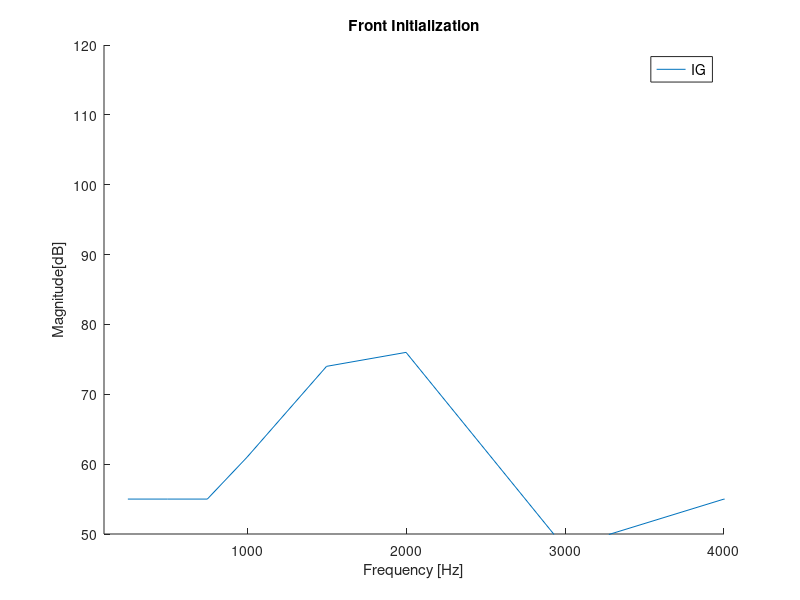

Source code (MATLAB): (Note: this script raises an error after producing the figure.)
close all;
clear;
clc;

mirror = -1; % set to -1 if gain curve is desired instead of attenuation curve
plot_calibrated_response = 1; % set to 1 if calibrations should be taken into account
sub_name = '\DFSout\';
production_calibration = 0; % output cal offset, just copy the number here


%% System cal in Dooku1 BerlinRIE NP
%
%cal = [-3	-3 2 6 6 8 8 9 9 10 10 13 19 17 13 7 7]; %nP before Dooku .14
%cal = [-3	-3 2 6 6 8 6 7 7 8 6 11 20 20 18 12 7];

%Dooku1 Berlin RIE HP
%cal = [2 2 6 6 6 6 5 2 3 4 8 11 16 16 10 7 7];

% No system cal at all
%cal = [0	0 0 0 0 0 0 0 0 0 0 0 0 0 0 0 0];

%% System cal in Dooku1 BerlinRIE LP
%cal = [7 7 11 12 13 13 12 13 13 13 14 16 19 17 14 8 8];


%% System cal in Dooku1 BerlinRIE UP
%cal = [-7	-7 -3 -3 -3 -3 -6 -10 -10 -4 4 11 14 8 6  2 2] %before D14
%cal = [-8	-7 -1 -2 -3 -4 -8 -9 -14 -10 2 14 10 7 11  5 5] %.19
% cal = [-6 -5 -1 -2 -2 -3 -6 -10 -10 -6 4 11 14 8 7 2 2]; %PA3 final
cal = [-10	-7	-3	-4	-3	-5	-6	-11	-10	-6	4	9	14	7	5	1	1]; % CAM13 UP

cal = cal + production_calibration;
fre = [0 168 340 518 706 908 1131 1383 1674 2019 2442 2981 3693 4672 6059 7997 10417]; % High bandwitdth frequencies
frq_FOG=[250, 500, 750, 1000, 1500, 2000, 3000, 4000, 6000,8000]; %Dooku

%FOG=[51, 51, 51, 51, 51, 48, 48, 48, 48, 48];  %Luxor NP
%FOG=[50, 50, 50, 50, 54, 56, 53, 42, 42, 42]; %HP
%FOG=[43, 43, 43, 42, 43, 43, 42, 41, 41, 41]; %LP
%FOG=[55, 55, 55, 57, 76, 79, 48, 54, 49, 46]; %UP 19.0 earlier
% FOG=[55, 55, 55, 68, 74, 76, 48, 57, 49, 40]; %UP PA3 final
FOG=[55	55	55	61	74	76	48	55	48	40]; % CAM13 UP

color_array = {'-b','-r','-c','-m','-g','-y','-k','--b','--r','--c','--m','--g','--y','--k'};
%% plot more OMNI curves together
currentFolder = pwd;
currentFolder = strcat(currentFolder,'\');
string_path = strcat(currentFolder,sub_name);
D = dir([string_path, '\*.m']);
N = length(D(not([D.isdir])));
legend_labels_front = cell(N,1);
legend_labels_rear = cell(N,1);

%--- plot all logfiles in an overlay ---%
figfront = figure('Name','LuxorRHI','units','normalized','outerposition',[0 0.2 1/3 2/3]); % front
figrear = figure('Name','LuxorRHI','units','normalized','outerposition',[1/3 0.2 1/3 2/3]); % rear

h_front = zeros(N+1,1);
h_rear = zeros(N+1,1);

dont_come_here_again = 1;
checking_dual = 0;
checking_omni = 0;
mismatch = 0;

for R = 1:1:N 
  logPath = strcat(currentFolder,sub_name);
  logFile = D(R).name;

  if R > 1
     clear DFSinit 
  end

  run([logPath,logFile]);                                                            
  fs = DFSInit.Samplerate;
  [H_front,f] = freqz(DFSInit.init_resp_front,1,fs,fs);

  if (strcmp(DFSInit.DFSType,'TypeOmniAndDual') || strcmp(DFSInit.DFSType,'TypeDual'))
    type_dual = 1;
    [H_rear,f_rear] = freqz(DFSInit.init_resp_rear,1,fs,fs);
    checking_dual = 1;
  else
    type_dual = 0;
    figrear.delete;
    checking_omni = 1;
  end

  temp = strfind(logFile, 'ref');
  %figfront.Parent.CurrentFigure = 1;
  figure(1)
  hold on;
  if (temp ~= 0) % reference
    if plot_calibrated_response 
      front_response = 20*log10(abs(H_front));
      cal_interpolated = interp1(fre,cal,f(:,1)); 
      front_response_calibrated = front_response + cal_interpolated;
      h_front(R,1) = plot(f(:,1),mirror.*front_response_calibrated,'linewidth',2);
    else
      h_front(R,1) = plot(f(:,1),mirror.*20*log10(abs(H_front)),'linewidth',2);
    end
  else
    if plot_calibrated_response 
      front_response = 20*log10(abs(H_front));
      cal_interpolated = interp1(fre,cal,f(:,1)); 
      front_response_calibrated = front_response + cal_interpolated;
      h_front(R,1) = plot(f(:,1), mirror.*front_response_calibrated, color_array{R});
    else
      h_front(R,1) = plot(f(:,1),mirror.*20*log10(abs(H_front)),'-','linewidth',1);%,'Color',[1 0 0]);
    end
    
    
  end
  hold all
  legend_name = logFile;
  index = strfind(legend_name, '_fblog'); % ignore ALT log naming
  legend_name_modified = legend_name(1:index(1)-1);
  legend_labels_front{R,1} = sprintf(legend_name_modified);

  if type_dual % plot dual plots

    if checking_dual && checking_omni && dont_come_here_again
      figrear = figure('Name','LuxorRHI','units','normalized','outerposition',[1/3 0.2 1/3 2/3]); % rear
      dont_come_here_again = 0;
      mismatch = 1;
      fprintf('There has been a mix between OMNI and DUAL log files, overlay therefore not plotted\n');
    end
    
    %figfront.Parent.CurrentFigure = 2;
    figure(2)
    temp = strfind(logFile, 'ref');
    hold on
    if (temp ~= 0)
      if plot_calibrated_response 
        rear_response = 20*log10(abs(H_rear));
        cal_interpolated = interp1(fre,cal,f(:,1)); 
        rear_response_calibrated = rear_response + cal_interpolated;
        h_rear(R,1) = plot(f_rear(:,1),mirror.*rear_response_calibrated,'linewidth',2);
      else
        h_rear(R,1) = plot(f_rear(:,1),mirror.*20*log10(abs(H_rear)),'linewidth',2);
      end
    else
      if plot_calibrated_response 
        rear_response = 20*log10(abs(H_rear));
        cal_interpolated = interp1(fre,cal,f(:,1)); 
        rear_response_calibrated = rear_response + cal_interpolated;
        h_rear(R,1) = plot(f(:,1), mirror.*rear_response_calibrated,color_array{R});
      else
        h_rear(R,1) = plot(f_rear(:,1),mirror.*20*log10(abs(H_rear)),'-','linewidth',1);%,'Color',[0.5 1 0.5]);
      end
    end
    
    % plot front and rear figure in same plot (as many plots as we have log files)
    if ~mismatch
      %figtogether = figure;
        figure(3)
      %figtogether.set('units','normalized');
      k = R;
      if ((R*0.2)>1)
        k = 1; % do not plot outside screen
      end
      

      
      figtogether.Position = [2/3 0.2*R 1/3 3/(5*N)]; % x,y,w,h
      plot(f_rear(:,1),mirror.*20*log10(abs(H_rear)),'-b','linewidth',1)
      hold on
      plot(f(:,1),mirror.*20*log10(abs(H_front)),'-r','linewidth',1)
      xlim([100,fs/2])
      hold off
      grid on  
      legend('rear response','front response')
      tit = title(legend_labels_front{R});    
      fig = gcf;
      set(tit,'Interpreter','none');
    end
    
    hold all
    legend_name_rear = logFile;
    index = strfind(legend_name_rear, '_fblog'); % ignore ALT log naming
    legend_name_modified_rear = legend_name_rear(1:index(1)-1);
    legend_labels_rear{R,1} = sprintf(legend_name_modified_rear);     
  end

end


%figfront.Parent.CurrentFigure = 1;
figure(1)
hold on
h_front(N+1,1) = plot(frq_FOG,FOG);
legend_labels_front{N+1,1} = 'IG';
xlim([100,4000])
ylim([50,120])
xlabel('Frequency [Hz]')
ylabel('Magnitude[dB]')
title('Front Initialization')  
leg = legend(h_front,legend_labels_front{:}); 
set(leg,'Interpreter','none'); % do not treat underscore as a control character 
set(leg,'FontSize',10);
leg.Location = 'best';
set(gcf,'color','w');
hold off; grid on; box on;

if type_dual
  %figrear.Parent.CurrentFigure = 2;
  figure(2)
  legend_labels_rear{N+1,1} = 'IG';
  h_rear(N+1,1) = plot(frq_FOG,FOG);
  hold off; grid on; box on;
  xlim([100,4000])
  ylim([50,120])
  xlabel('Frequency [Hz]')
  ylabel('Magnitude[dB]')
  title('Rear Initialization')  
  skip_rest = 0;
  for k = 1:1:N
    if isempty(legend_labels_rear{k})
      skip_rest = 1;    
    end
  end
  
  if skip_rest ~= 1
    leg_rear = legend(h_rear,legend_labels_rear{:});
    set(leg_rear,'Interpreter','none'); % do not treat underscore as a control character 
    set(leg_rear,'FontSize',10);
    leg_rear.Location = 'best';
    set(gcf,'color','w');
  end
end  

%% export the data to an excel file

figure(1);
hl=findall(gca,'type','line');
for R=1:size(hl)
    if R==1
        xlswrite([pwd, '\data.xlsx'],{hl(R).DisplayName},1,'b1');
        xlswrite([pwd, '\data.xlsx'],hl(R).XData',1,'a2');
        xlswrite([pwd, '\data.xlsx'],hl(R).YData',1,'b2');
    elseif R==2
        xlswrite([pwd, '\data.xlsx'],{hl(R).DisplayName},1,[char('c'+R-1) '1']);
        xlswrite([pwd, '\data.xlsx'],hl(R).XData',1,'c2');
        xlswrite([pwd, '\data.xlsx'],hl(R).YData',1,'d2');
    else
        xlswrite([pwd, '\data.xlsx'],hl(R).YData',1,[char('d'+R-2) '2']);
        xlswrite([pwd, '\data.xlsx'],{hl(R).DisplayName},1,[char('d'+R-2) '1']);
    end
    
end

if type_dual==1
    figure(2);
    hl=findall(gca,'type','line');
    for R=1:size(hl)
        if R==1
            xlswrite([pwd, '\data.xlsx'],{hl(R).DisplayName},2,'b1');
            xlswrite([pwd, '\data.xlsx'],hl(R).XData',2,'a2');
            xlswrite([pwd, '\data.xlsx'],hl(R).YData',2,'b2');
        elseif R==2
            xlswrite([pwd, '\data.xlsx'],{hl(R).DisplayName},2,[char('c'+R-1) '1']);
            xlswrite([pwd, '\data.xlsx'],hl(R).XData',2,'c2');
            xlswrite([pwd, '\data.xlsx'],hl(R).YData',2,'d2');
        else
            xlswrite([pwd, '\data.xlsx'],hl(R).YData',2,[char('d'+R-2) '2']);
            xlswrite([pwd, '\data.xlsx'],{hl(R).DisplayName},2,[char('d'+R-2) '1']);
        end

    end
end

% for R=1:size(hl)
%     xlswrite([pwd, '\data.xlsx'],{hl(R).DisplayName},1,['a' num2str(4*(R-1)+1)]);
%     xlswrite([pwd, '\data.xlsx'],hl(R).XData,1,['a' num2str(4*(R-1)+2)]);
%     xlswrite([pwd, '\data.xlsx'],hl(R).YData,1,['a' num2str(4*(R-1)+3)]);
% end
% 
% if type_dual==1
%     figure(2);
%     hl=findall(gca,'type','line');
%     for R=1:size(hl)
%         xlswrite([pwd, '\data.xlsx'],{hl(R).DisplayName},2,['a' num2str(4*(R-1)+1)]);
%         xlswrite([pwd, '\data.xlsx'],hl(R).XData,2,['a' num2str(4*(R-1)+2)]);
%         xlswrite([pwd, '\data.xlsx'],hl(R).YData,2,['a' num2str(4*(R-1)+3)]);
%     end
% end

